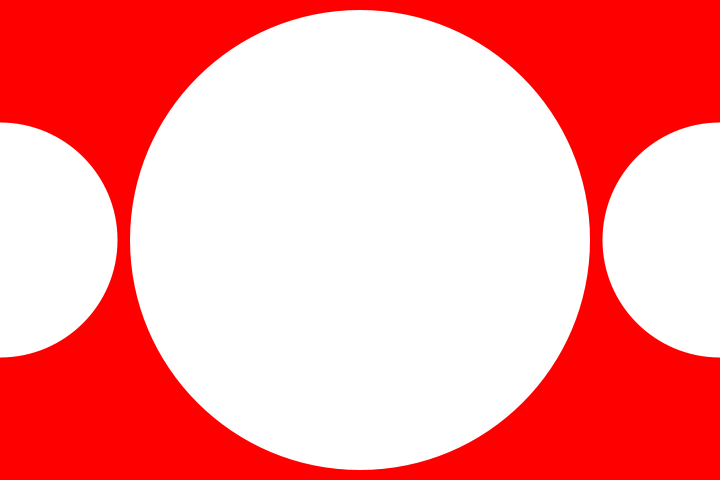
Frame 1 (no input)
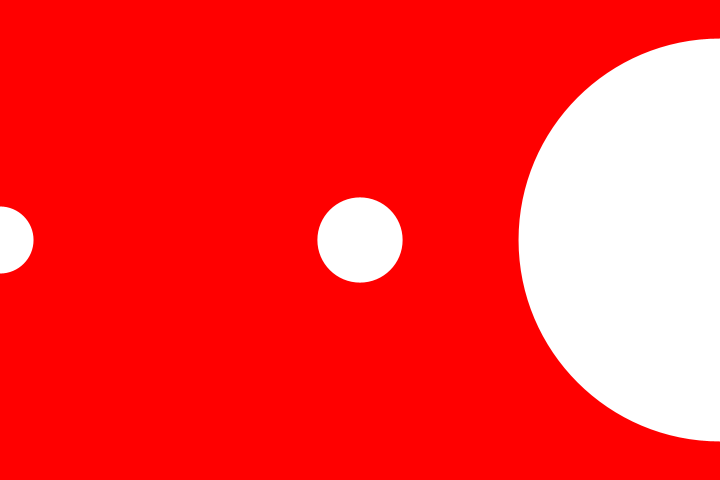
Frame 60 (the mouse pressed at the canvas centre just before this capture)
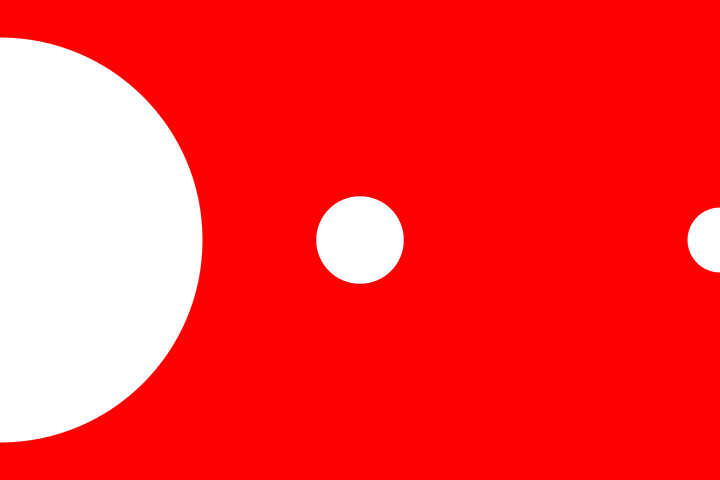
Frame 120 (the mouse held since frame 60 and released just before this capture)

The Processing sketch that drew these frames (run headless with seeded random() and noise(); from frame 60 on, the mouse is pressed at the canvas centre):

// Processing sketch: pattern30
// ── pattern30.pde
 // pattern30

 
float diameter; 
float angle = 0;

void setup() {
  size(720,480);
  diameter = height - 30;
  noStroke();
  fill(255,255,255);
}

void draw() {
  
  background( 255,0,0);

  float d1 = 10 + (sin(angle) * diameter/2) + diameter/2;
  float d2 = 10 + (sin(angle + PI/2) * diameter/2) + diameter/2;
  float d3 = 10 + (sin(angle + PI) * diameter/2) + diameter/2;
  
  ellipse(0, height/2, d1, d1);
  ellipse(width/2, height/2, d2, d2);
  ellipse(width, height/2, d3, d3);
  
  angle += 0.6;
}
